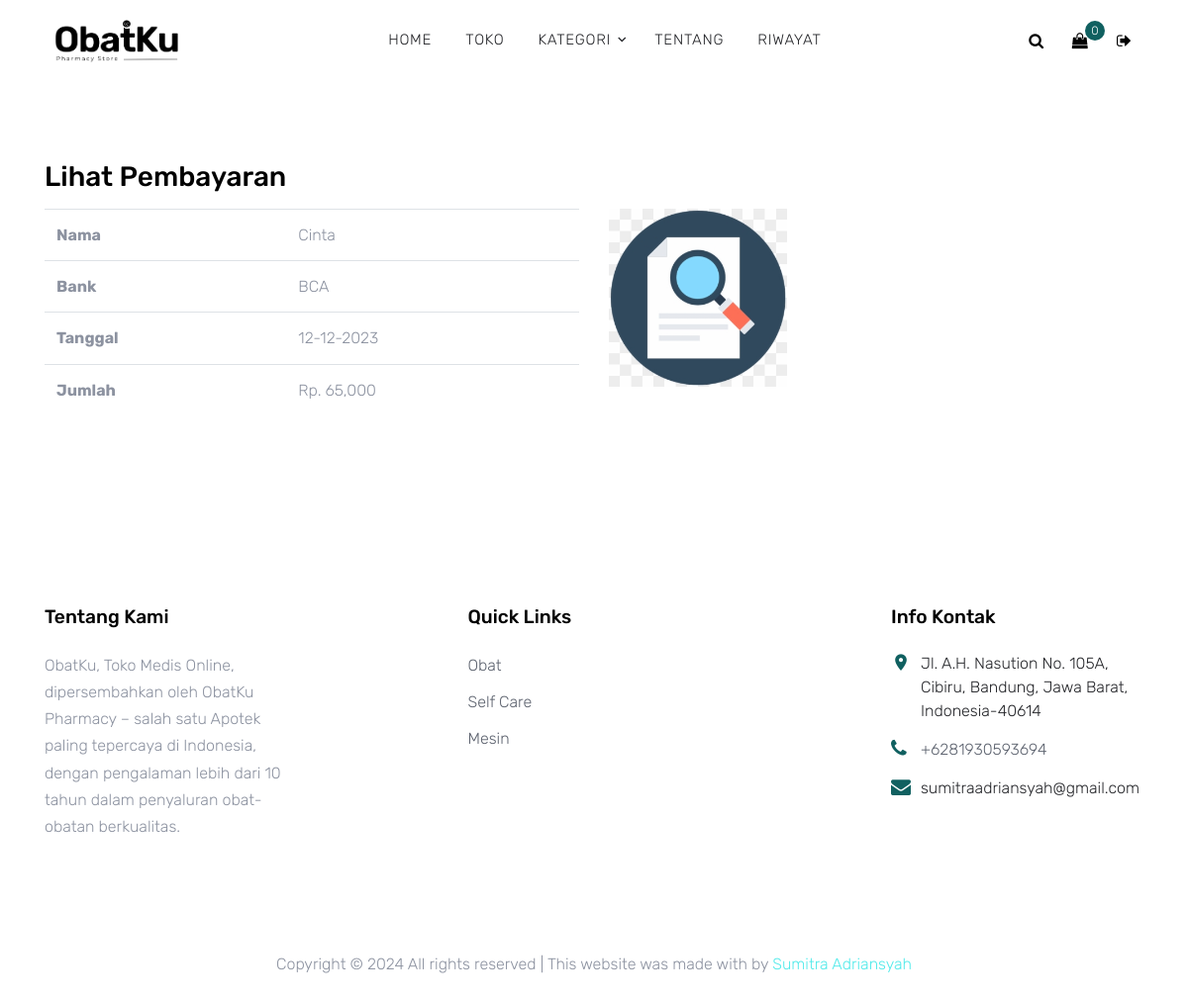
Page /lihat_payment.php?id=306 (signed in) on the committed database.
### tables this page shows
CREATE TABLE `payment` (
  `id_payment` int(5) NOT NULL,
  `order_id` int(11) NOT NULL,
  `nama` varchar(30) NOT NULL,
  `bank` varchar(30) NOT NULL,
  `jumlah` int(10) NOT NULL,
  `tanggal` date NOT NULL,
  `bukti` varchar(100) NOT NULL,
  `user_id` int(11) NOT NULL
);

CREATE TABLE `orders` (
  `order_id` int(11) NOT NULL,
  `item_id` int(11) NOT NULL,
  `user_id` int(11) NOT NULL,
  `order_quantity` int(3) NOT NULL,
  `order_date` date NOT NULL,
  `order_status` tinyint(1) NOT NULL DEFAULT 0,
  `order_total` int(11) NOT NULL,
  `payment_status` tinyint(4) DEFAULT 0
);

### lihat_payment.php (the view, shortened to what this page needs)
<?php
include "includes/head.php";
include "includes/header.php";
$id_pembelian = isset($_GET["id"]) ? $_GET["id"] : null;
$ambil = $connection->query("SELECT * FROM payment
    LEFT JOIN orders ON payment.order_id = orders.order_id
    WHERE orders.order_id='$id_pembelian'");
$detbay = $ambil->fetch_assoc();
$tanggal = $detbay['order_date'];
?>
<div class="site-section">
    <div class="container">
          <h2 class="h3 mb-3 text-black">Lihat Pembayaran</h2>
        <div class="row">
            <div class="col-md-6">
                <table class="table">
                    <tr>
                        <th>Nama</th>
                        <td><?php echo $detbay["nama"]; ?></td>
                    </tr>
                    <tr>
                        <th>Bank</th>
                        <td><?php echo $detbay["bank"]; ?></td>
                    </tr>
                    <tr>
                        <th>Tanggal</th>
                        <td><?php echo date('d-m-Y', strtotime($tanggal)); ?></td>
                    </tr>
                    <tr>
                        <th>Jumlah</th>
                        <td>Rp. <?php echo number_format($detbay["jumlah"]); ?></td>
                    </tr>
                </table>
            </div>
            <div class="col-md-6">
                <img src="bukti_bayar/<?php echo $detbay["bukti"] ?>" alt="" style="width:180px;">
            </div>
        </div>
    </div>
</div>
<footer class="site-footer">
    <div class="container">
        <div class="row">
            <div class="col-md-6 col-lg-3 mb-4 mb-lg-0">
                <div class="block-7">
                    <h3 class="footer-heading mb-4">Tentang Kami</h3>
                    <p>ObatKu, Toko Medis Online, dipersembahkan oleh ObatKu Pharmacy – salah satu
                        Apotek paling tepercaya di Indonesia, dengan pengalaman lebih dari 10 tahun dalam penyaluran
                        obat-obatan berkualitas. </p>
                </div>
            </div>
            <div class="col-lg-3 mx-auto mb-5 mb-lg-0">
                <h3 class="footer-heading mb-4">Quick Links</h3>
                <ul class="list-unstyled">
                    <li><a href="store.php?cat=medicine">Obat</a></li>
                    <li><a href="store.php?cat=mself-care">Self Care</a></li>
                    <li><a href="store.php?cat=machine">Mesin</a></li>
                </ul>
            </div>
            <div class="col-md-6 col-lg-3">
                <div class="block-5 mb-5">
                    <h3 class="footer-heading mb-4">Info Kontak</h3>
                    <ul class="list-unstyled">
                        <li class="address">Jl. A.H. Nasution No. 105A, Cibiru, Bandung, Jawa Barat, Indonesia-40614</li>
                        <li class="phone"><a href="tel://">+6281930593694</a></li>
                        <li class="email">sumitraadriansyah@gmail.com</li>
                    </ul>
                </div>
            </div>
        </div>
        <div class="row pt-5 mt-5 text-center">
            <div class="col-md-12">
                <p>
                    Copyright &copy;
                     All rights reserved | This website was made
                    with by <a href="https://sumitradrian.online" target="_blank" class="text-primary">Sumitra Adriansyah</a>
                </p>
            </div>
        </div>
    </div>
</footer>

### css/style.css (style rules this page uses)
a { -webkit-transition: 0.3s all ease; -o-transition: 0.3s all ease; transition: 0.3s all ease; }
.text-black { color: #000; }
.site-section { padding: 2.5em 0; }
@media (min-width: 768px) { .site-section { padding: 5em 0; } }
.site-footer { padding: 6em 0; }
.site-footer ul li { margin-bottom: 10px; }
.site-footer ul li a { color: #5c626e; }
.site-footer .footer-heading { font-size: 1.2rem; color: #000; margin-bottom: 1rem; }
.block-5 ul, .block-5 ul li { list-style: none; padding: 0; margin: 0; line-height: 1.5; }
.block-5 ul li { padding-left: 30px; position: relative; margin-bottom: 15px; color: #25262a; }
.block-5 ul li:before { top: 0; font-family: "icomoon"; content: ""; position: absolute; left: 0; font-size: 20px; line-height: 1; color: #106060; }
.block-5 ul li.address:before { content: "\e8b4"; }
.block-5 ul li.email:before { content: "\f0e0"; }
.block-5 ul li.phone:before { content: "\f095"; }

### rows in the picture
payment: nama "Cinta", bank "BCA", order.order_date "12-12-2023", jumlah "65,000", bukti (picture)
